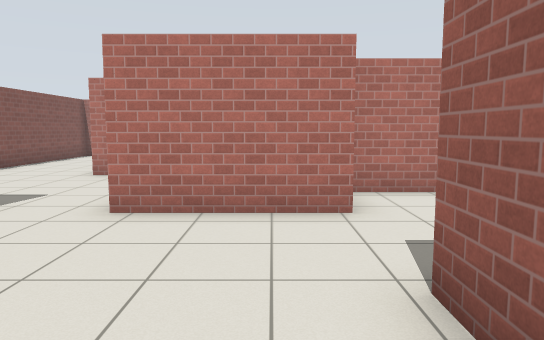
view 1 (above)

24 first-person views from a walk through a world built for the Gazebo simulator. The camera is 1.2 m above the floor, tilts 6° down and sees 70° across. The floor is counted in squares, 1 m on a side. Each view is taken from the middle of a square. On the plan, view 1 faces up. The plan holds only what a view shows up to about 15 squares ahead; the rest is blank. Robots are left out. Gazebo's built-in surfaces are drawn with simple patterns.

view 2
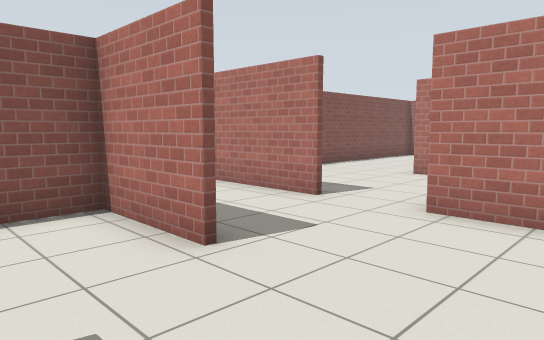

view 3
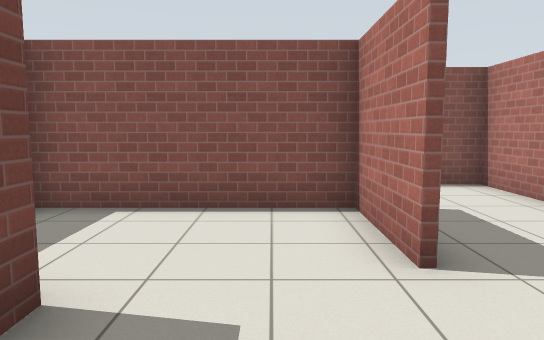

view 4
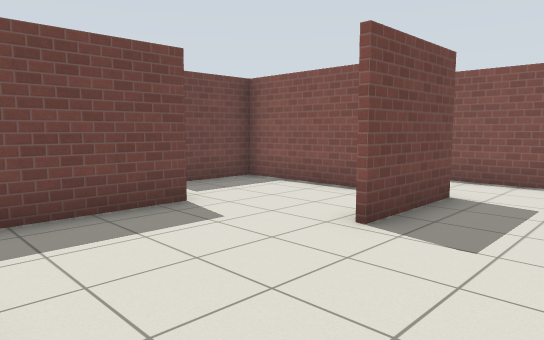

view 5
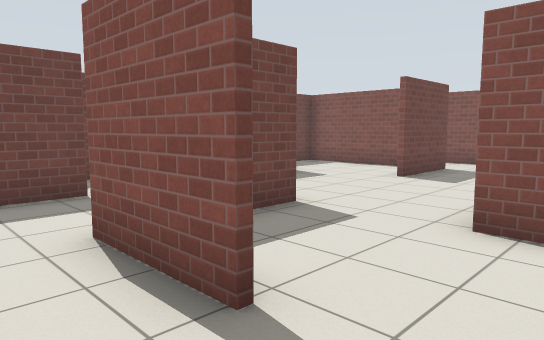

view 6
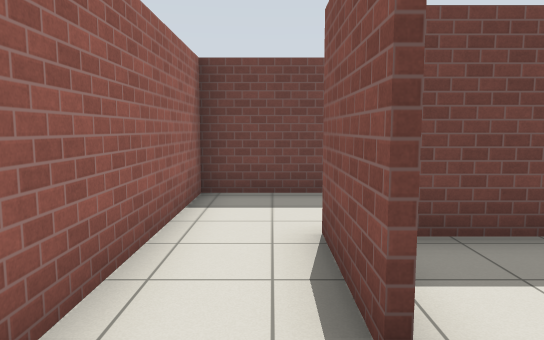

view 7
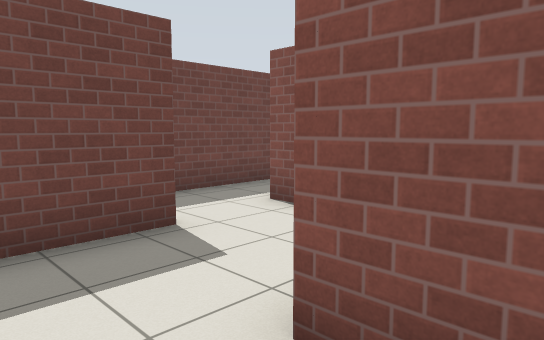

view 8
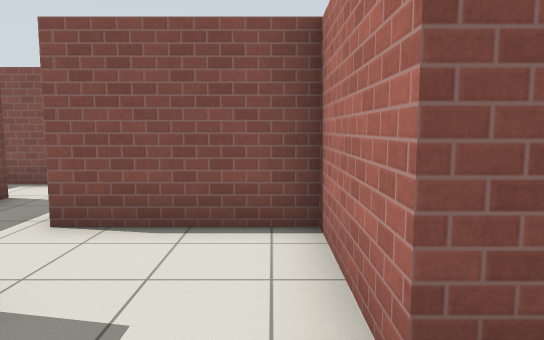

view 9
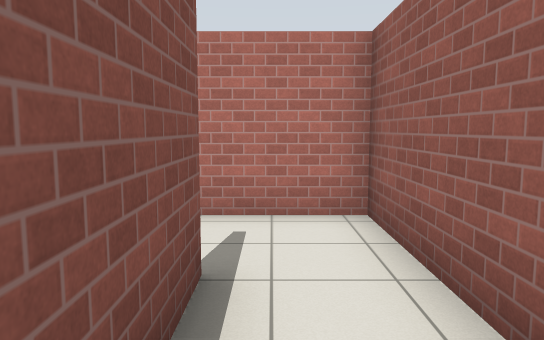

view 10
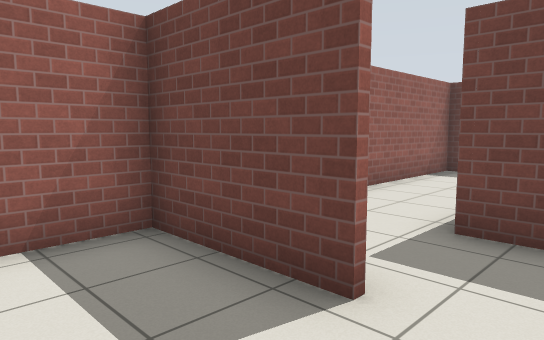

view 11
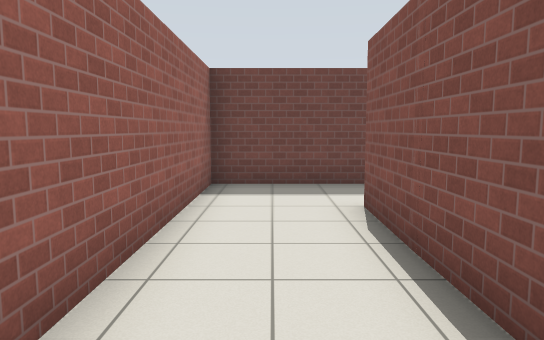

view 12
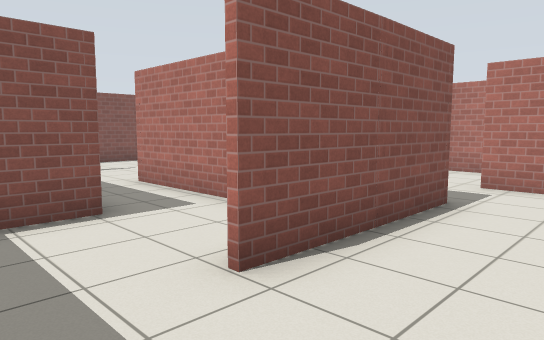

view 13
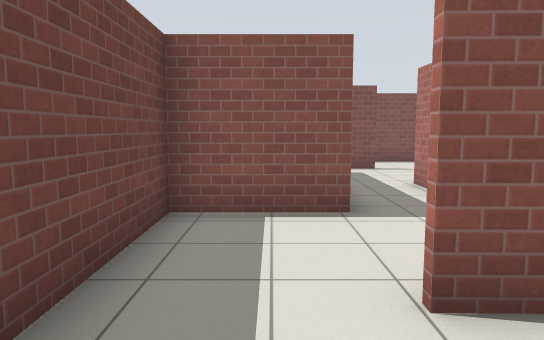

view 14
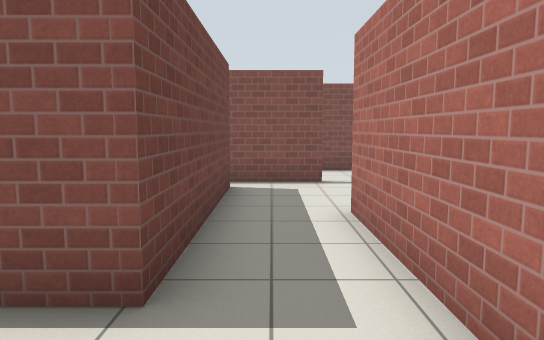

view 15
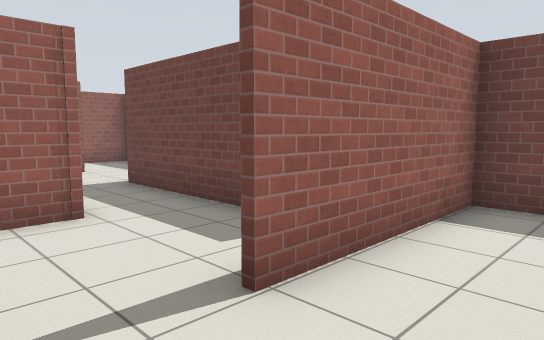

view 16
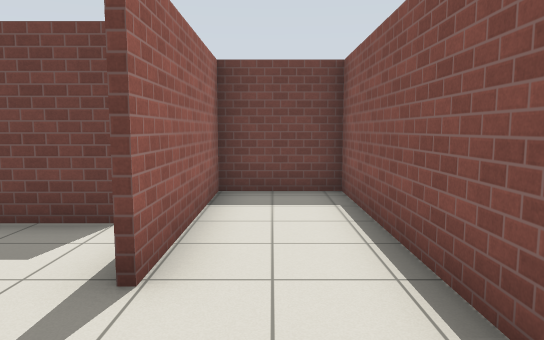

view 17
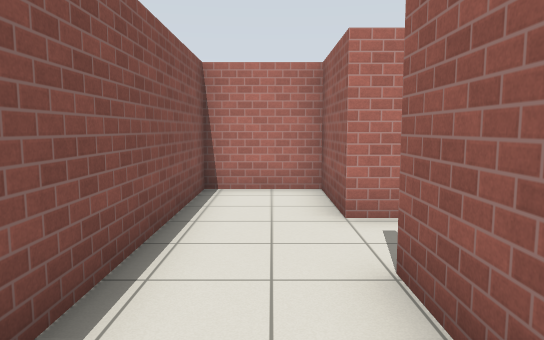

view 18
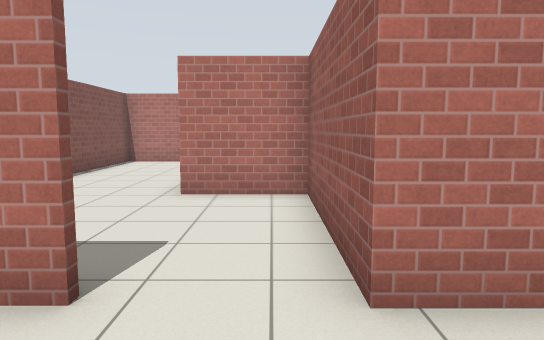

view 19
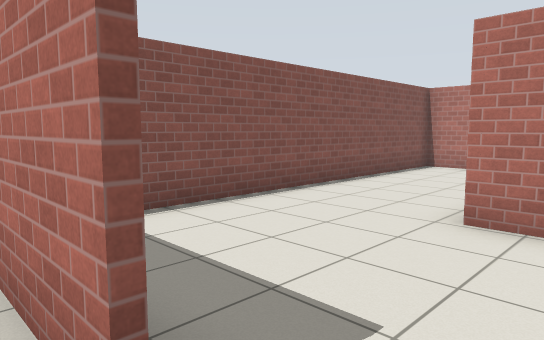

view 20
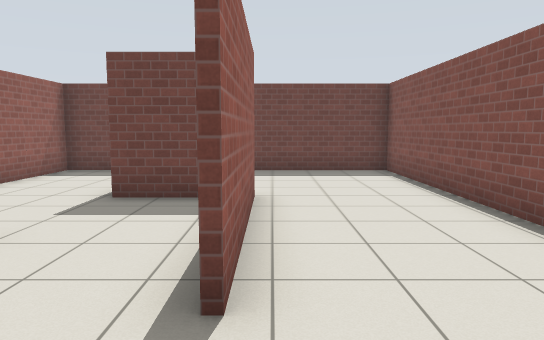

view 21
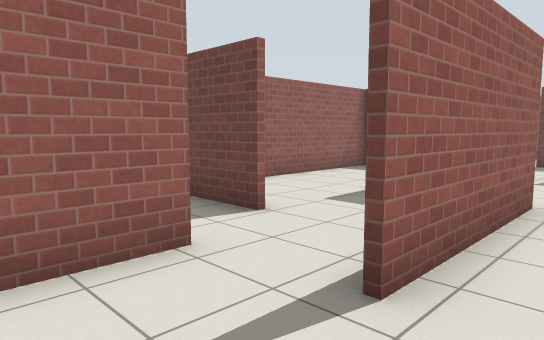

view 22
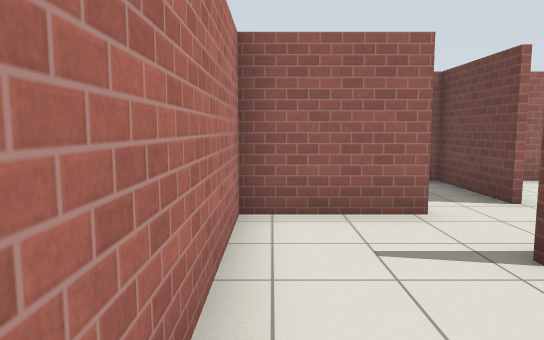

view 23
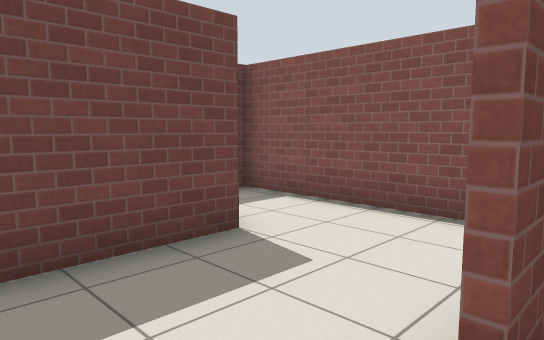

view 24
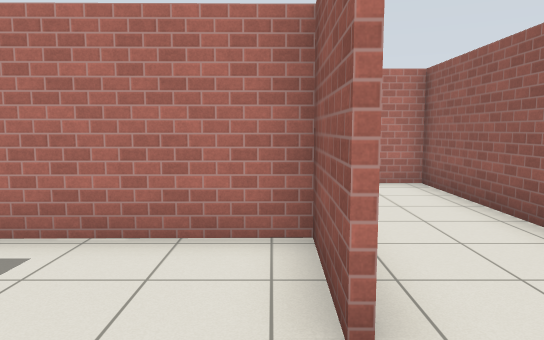

### Floor plan
Key: @ floor where view 1 was taken; # wall or solid block; . floor.
Columns run from 9 left of view 1 to 7 right of it. Each row starts with its distance up from view 1.
 18 ########
 17 #......#
 16 #......#
 15 #......#
 14 #...#.....
 13 #...#...###
 12 #...#.....#
 11 #...#.....#
 10 #...####..#
  9 #......#..#
  8 #......#..#######
  7 #......#..#.....#
  6 #####..####.....#
  5 #............#..#
  4 #............#..#
  3 #.........####..#
  2 #..###....#.....#
  1 #..#......#.....#
  0 ####.....@#..####
 -1 #..#...####.....#
 -2 #..#...#........#
 -3 #..###.#.#####..#
 -4 #......#     #..#
 -5 #..#...#######..#
 -6 #..#.........#..#
 -7 #..#######......#
 -8 #..#     #......#
 -9 #..#     #......#
-10 ####     ########

Positions as (right, up) in squares from view 1, and headings:
1: (0, 0), facing up
2: (0, 0), facing up-left
3: (0, 1), facing left
4: (1, 5), facing down-left
5: (6, 7), facing down-left
6: (5, 7), facing down
7: (6, 4), facing down-left
8: (6, 2), facing left
9: (5, 2), facing up
10: (2, 2), facing down-right
11: (5, -1), facing down
12: (6, -9), facing up-left
13: (6, -8), facing left
14: (3, -6), facing left
15: (-8, -3), facing down-right
16: (-7, -2), facing down
17: (-7, -8), facing up
18: (-3, 3), facing up
19: (-3, 5), facing up-left
20: (-5, 17), facing down
21: (-6, 17), facing down-right
22: (-8, 17), facing right
23: (-3, 6), facing down-left
24: (3, -9), facing up
